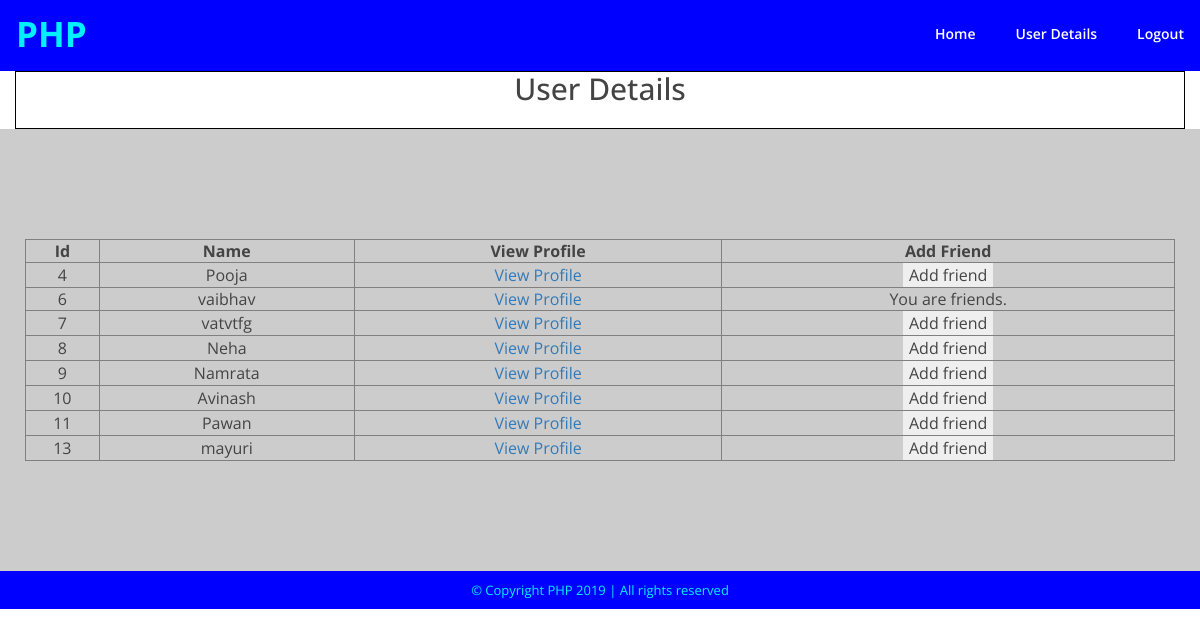
The app's page /temp/assignment7/userDetails.php (signed in) with its own data.
### tables this page shows
CREATE TABLE `profile` (
  `id` int(11) NOT NULL,
  `name` varchar(20) NOT NULL,
  `contact` varchar(255) NOT NULL,
  `mail` varchar(30) NOT NULL,
  `password` varchar(255) NOT NULL,
  `address` varchar(30) NOT NULL,
  `imageName` varchar(20) NOT NULL
);

### temp/assignment7/userDetails.php (the view, shortened to what this page needs)
<?php
$usr = "root";
$pwd = "";
$db = "assignment7";
$host = "localhost";
$cid = mysqli_connect($host,$usr,$pwd,$db);
if (array_key_exists('id', $_SESSION)) {
$linksId = $_SESSION["id"];
}
?>
<html>
	<body>
		<div class="container clearfix">
			<div class="resultBox assignments">
			 <?php if(@$_SESSION["logged_in"] == 1){?>
				<div class="boxInner1 border">
					<h2 class="text-center"><span>User Details</span></h2><br>
				</div>
				<div class="row grey p10">
					<div class="col-lg-12 m100">
						<?php
							$myFriend[]='';
							$checkData = " SELECT * FROM profile WHERE NOT id = $linksId; ";
							$checkResult = mysqli_query($cid,"$checkData");
							$checkDataFriend = "SELECT * FROM friends where myid = $linksId";
							$checkResultFriend = mysqli_query($cid,"$checkDataFriend");
							while($rowNew = mysqli_fetch_array($checkResultFriend)) {
								$myFriend[] = $rowNew['friendid'];
							}
							if (!$checkResult) {
									echo("ERROR: " . mysqli_error() . "\n$checkData\n");
							}else
							{
								$table = "<table cellspacing = '0' cellpadding = '5' border = '1' width='100%'><tr><th>Id</th><th>Name</th><th>View Profile</th><th>Add Friend</th></tr>";
								while ($row = mysqli_fetch_array($checkResult))
								{
									$userId = $row['id'];
									$nameLink = $row['name'];
									$table .= '<tr><td>'.$userId.'</td>';
									$table .= '<td>'.$nameLink.'</td>';
									$table .= '<td><a href="viewProfile.php?id='.$row['id'].'">View Profile</a></td>';
									if(in_array($userId, $myFriend)) {
										$table .= '<td>You are friends.</td></tr>';
									}
									else {
										$table .= '<td><form method="post" action="userDetails.php">
										<input type="submit" value="Add friend"/>
										<input type="hidden" name="friendId" value="'.$userId.'"/>
										<input type="hidden" name="flag" value="1"/>
										</form></td></tr>';
									}
								}
								$table .= '</table>';
								echo $table;
							}
						?>
					</div>
				</div>
				<?php }else{ ?>
				<div class="boxInner1 border">
					<h2 class="text-center"><span>Please login</span></h2><br>
				</div>
				<?php } ?>
			</div>
		</div>
	</body>
</html>

### temp/assignment7/assets/css/master.css (style rules this page uses)
* { -webkit-text-size-adjust: 100%; -ms-text-size-adjust: 100%; box-sizing: border-box; }
*:after, *:before { box-sizing: border-box; }
html, body, div, span, applet, object, iframe, h1, h2, h3, h4, h5, h6, blockquote, pre, a, abbr, acronym, address, big, cite, code, del, dfn, em, img, ins, kbd, q, s, samp, small, strike, strong, sub, sup, var, b, u, i, center, dl, dt, dd, fieldset, form, label, legend, table, caption, tbody, tfoot, thead, tr, th, td, article, aside, canvas, details, embed, figure, figcaption, footer, header, nav, output, ruby, section, summary, time, mark, audio, video { margin: 0; padding: 0; }
body { font-family: 'Open Sans', sans-serif; color: #444; -webkit-font-smoothing: antialiased; font-size: 16px; }
html, body { height: 100%; }
a { text-decoration: none; outline: none; transition: all 450ms ease-in-out 0s; -webkit-transition: all 450ms ease-in-out 0s; -moz--transition: all 450ms ease-in-out 0s; }
.clearfix:before, .clearfix:after { content: ''; display: table; }
.clearfix:after { clear: both; }
input { outline: none; }
input[type="button"], input[type="submit"], input[type="reset"] { border: none; cursor: pointer; }
.container { max-width: 1170px; width: 100%; margin: 0 auto; padding: 0; }
th { text-align: center; }
tr { text-align: center; }
.m100 { margin: 100px 0; }
.p10 { padding: 10px; }
.grey { background: #ccc; }
.border { border: 1px solid #000; }

### records on screen
profile: id "4", name "Pooja"
profile: id "6", name "vaibhav", shows "You are friends."
profile: id "7", name "vatvtfg"
profile: id "8", name "Neha"
profile: id "9", name "Namrata"
profile: id "10", name "Avinash"
profile: id "11", name "Pawan"
profile: id "13", name "mayuri"
